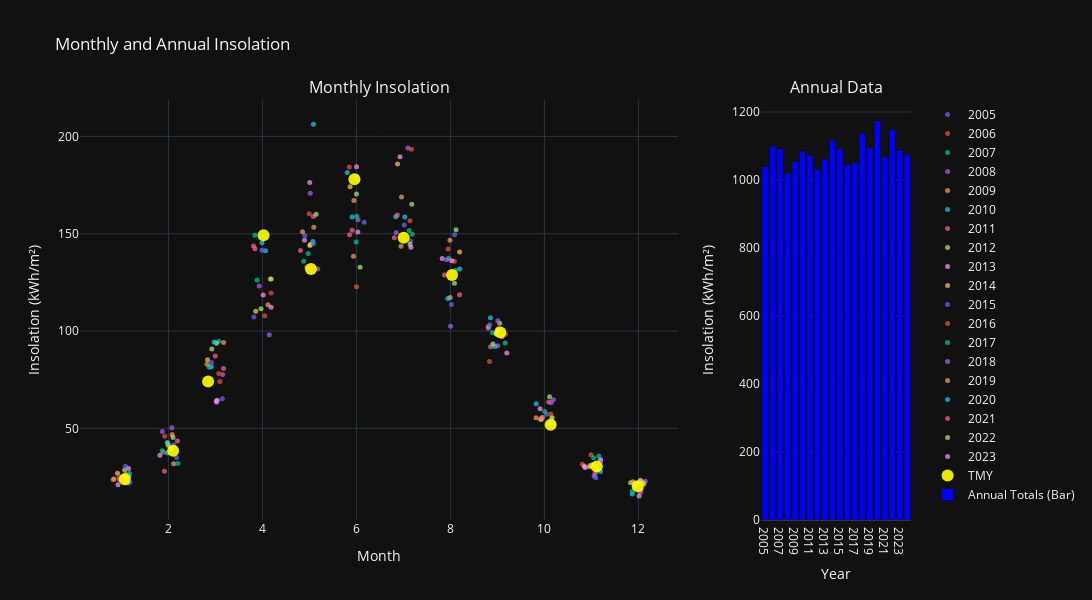

Notebook code cell kept with this figure:
### Markdown cell above
### Historical Monthly Insolation

### Code cell
from plotly.subplots import make_subplots
from ipywidgets import Button, Dropdown, VBox
from IPython.display import display
import plotly.graph_objects as go


# Calculate monthly insolation for df_historical
df_historical['Month'] = df_historical.index.month
df_historical['Year'] = df_historical.index.year
monthly_insolation_historical = df_historical.groupby(['Year', 'Month'])['GHI'].sum().reset_index()
monthly_insolation_historical.rename(columns={'GHI': 'Monthly Insolation'}, inplace=True)
monthly_insolation_historical['Monthly Insolation'] /= 1000  # Convert to kWh

# Calculate monthly insolation for df_tmy
df_tmy['Month'] = df_tmy.index.month
df_tmy['Year'] = "TMY"
monthly_insolation_tmy = df_tmy.groupby(['Year', 'Month'])['GHI'].sum().reset_index()
monthly_insolation_tmy.rename(columns={'GHI': 'Monthly Insolation'}, inplace=True)
monthly_insolation_tmy['Monthly Insolation'] /= 1000  # Convert to kWh

# Calculate annual totals for historical data
annual_totals_historical = monthly_insolation_historical.groupby("Year")["Monthly Insolation"].sum()

# Calculate the annual total for TMY
annual_total_tmy = monthly_insolation_tmy["Monthly Insolation"].sum()

# Combine historical and TMY data into a single DataFrame
annual_totals = pd.concat(
    [annual_totals_historical, pd.Series({"TMY": annual_total_tmy})],
    axis=0
).rename("Annual Total")

# Create the subplot figure
fig = make_subplots(
    rows=1, 
    cols=2, 
    subplot_titles=("Monthly Insolation", "Annual Data"), 
    column_widths=[0.8, 0.2]  # Set the proportion to 4:1
)

# Update the theme
fig.update_layout(template="plotly_dark")

# Add monthly insolation data with different colors for each year
for year, group in monthly_insolation_historical.groupby("Year"):
    fig.add_trace(
        go.Scatter(
            x=group["Month"] + np.random.uniform(-0.2, 0.2, size=len(group)),  # Add jitter to x-axis
            y=group["Monthly Insolation"],
            mode="markers",
            name=str(year),
            marker=dict(
                size=5,  # Set marker size
                opacity=0.7  # Set marker transparency
            ),
        ),
        row=1,
        col=1,
    )

# Add TMY data to the plot
fig.add_trace(
    go.Scatter(
        x=monthly_insolation_tmy["Month"] + np.random.uniform(-0.2, 0.2, size=len(monthly_insolation_tmy)),  # Add jitter to x-axis
        y=monthly_insolation_tmy["Monthly Insolation"],
        mode="markers",
        name="TMY",
        marker=dict(
            size=12,  # Set marker size
            color="yellow",  # Set marker color
            opacity=0.9  # Set marker transparency
        ),
    ),
    row=1,
    col=1,
)

# Add bar chart for annual totals
fig.add_trace(
    go.Bar(
        x=annual_totals.index.astype(str),
        y=annual_totals.values,
        name="Annual Totals (Bar)",
        marker=dict(color="blue"),
    ),
    row=1,
    col=2,
)

# Update layout
fig.update_layout(
    title="Monthly and Annual Insolation",
    xaxis_title="Month",
    yaxis_title="Insolation (kWh/m²)",
    xaxis2_title="Year",
    yaxis2_title="Insolation (kWh/m²)",
    barmode="group",  # Group bars for better visualization
    showlegend=True,
    height=600,
    width=1200,
)

# Show the plot
fig.show()

# Create a summary table for annual totals
annual_summary = pd.DataFrame({
    "Mean": [annual_totals.mean()],
    "Median": [annual_totals.median()],
    "Q1": [annual_totals.quantile(0.25)],
    "Q3": [annual_totals.quantile(0.75)],
    "Min": [annual_totals.min()],
    "Max": [annual_totals.max()],
    "Std": [annual_totals.std()]
}).T.rename(columns={0: "Annual Totals Summary"})

# Display the table
display(annual_summary)

import matplotlib.pyplot as plt

# Pivot the data to create a table where rows are months and columns are years
heatmap_data = monthly_insolation_historical.pivot(index="Month", columns="Year", values="Monthly Insolation")

# Add the TMY data as a new column
heatmap_data["TMY"] = monthly_insolation_tmy.set_index("Month")["Monthly Insolation"]

# Convert values to integers for display
heatmap_data = heatmap_data.astype(int)
heatmap_data.index = heatmap_data.index.map(lambda x: pd.to_datetime(f'2023-{x:02d}-01').strftime('%B'))

# Recreate the heatmap with updated y-axis labels
plt.figure(figsize=(16, 4))
sns.heatmap(
    heatmap_data,
    annot=True,
    fmt="d",
    cmap="coolwarm",
    cbar_kws={"label": "Monthly Insolation (kWh/m²)"},
    linewidths=0.8
)

# Add labels and title
plt.title("Monthly Insolation Heatmap")
plt.xlabel("Year")
plt.ylabel("Month")
plt.show()

### Figure 1 — Plotly figure (JSON) as saved in the notebook; plotly's stock layout.template omitted (floating-point values rounded to 4 significant figures)
{"data": [{"marker": {"opacity": 0.7, "size": 5}, "mode": "markers", "name": "2005", "type": "scatter", "x": [1.18, 2.171, 3.145, 3.818, 4.9, 6.164, 7.153, 8.087, 8.804, 10.18, 11.19, 12.1], "xaxis": "x", "y": [22.35, 35.02, 65.19, 107.3, 149.1, 155.9, 146.3, 149.5, 101.3, 52.98, 33.61, 21.17], "yaxis": "y"}, {"marker": {"opacity": 0.7, "size": 5}, "mode": "markers", "name": "2006", "type": "scatter", "x": [0.8208, 1.897, 3.094, 4.049, 4.943, 5.848, 7.17, 8.084, 9.17, 9.901, 10.99, 11.9], "xaxis": "x", "y": [23.63, 37.77, 74.09, 107.9, 132.9, 184.3, 193.4, 135.9, 98.39, 54.64, 36.46, 20.0], "yaxis": "y"}, {"marker": {"opacity": 0.7, "size": 5}, "mode": "markers", "name": "2007", "type": "scatter", "x": [1.169, 1.867, 3.072, 3.839, 4.876, 5.993, 7.121, 7.961, 8.893, 10.16, 11.05, 12.02], "xaxis": "x", "y": [26.9, 38.42, 94.69, 149.2, 135.9, 145.7, 151.7, 137.4, 99.27, 55.56, 34.88, 22.68], "yaxis": "y"}, {"marker": {"opacity": 0.7, "size": 5}, "mode": "markers", "name": "2008", "type": "scatter", "x": [1.138, 2.072, 3.154, 3.932, 5.178, 6.033, 6.848, 8.004, 9.008, 10.15, 11.06, 12.15], "xaxis": "x", "y": [21.79, 50.27, 77.71, 123.1, 131.9, 157.2, 150.6, 102.5, 92.45, 63.2, 25.56, 22.75], "yaxis": "y"}, {"marker": {"opacity": 0.7, "size": 5}, "mode": "markers", "name": "2009", "type": "scatter", "x": [0.8394, 2.11, 3.172, 4.117, 5.092, 5.946, 6.949, 7.995, 8.806, 9.821, 10.97, 12.09], "xaxis": "x", "y": [23.95, 31.82, 94.13, 113.5, 153.3, 167.1, 143.6, 117.2, 102.1, 55.47, 30.88, 21.73], "yaxis": "y"}, {"marker": {"opacity": 0.7, "size": 5}, "mode": "markers", "name": "2010", "type": "scatter", "x": [1.1, 1.979, 2.911, 4.066, 5.072, 5.805, 6.835, 7.945, 8.945, 9.825, 11.19, 11.87], "xaxis": "x", "y": [23.35, 37.26, 81.65, 141.2, 146.0, 181.4, 158.7, 116.7, 91.99, 62.62, 27.84, 16.22], "yaxis": "y"}, {"marker": {"opacity": 0.7, "size": 5}, "mode": "markers", "name": "2011", "type": "scatter", "x": [1.098, 1.914, 2.997, 3.842, 5.085, 5.853, 6.805, 7.874, 8.854, 10.09, 11.08, 12.06], "xaxis": "x", "y": [24.48, 27.95, 87.19, 142.3, 158.8, 149.5, 147.9, 128.7, 91.93, 63.48, 26.96, 22.67], "yaxis": "y"}, {"marker": {"opacity": 0.7, "size": 5}, "mode": "markers", "name": "2012", "type": "scatter", "x": [1.068, 1.998, 3.022, 3.97, 5.008, 6.078, 7.14, 8.085, 9.048, 9.933, 10.87, 11.83], "xaxis": "x", "y": [28.56, 41.14, 93.72, 111.5, 143.9, 132.8, 144.6, 124.5, 103.9, 54.51, 29.87, 22.0], "yaxis": "y"}, {"marker": {"opacity": 0.7, "size": 5}, "mode": "markers", "name": "2013", "type": "scatter", "x": [0.9266, 1.818, 3.037, 4.015, 4.894, 6.03, 6.927, 7.825, 9.199, 10.12, 11.19, 11.92], "xaxis": "x", "y": [20.98, 36.15, 64.4, 118.5, 146.7, 150.8, 189.5, 137.3, 88.75, 52.63, 33.89, 21.96], "yaxis": "y"}, {"marker": {"opacity": 0.7, "size": 5}, "mode": "markers", "name": "2014", "type": "scatter", "x": [0.9162, 1.985, 2.832, 3.857, 5.02, 5.865, 6.875, 8.195, 8.971, 10.16, 10.97, 12.04], "xaxis": "x", "y": [26.89, 42.33, 85.19, 110.2, 144.4, 174.1, 185.8, 140.6, 98.49, 55.43, 30.29, 23.35], "yaxis": "y"}, {"marker": {"opacity": 0.7, "size": 5}, "mode": "markers", "name": "2015", "type": "scatter", "x": [1.085, 2.113, 2.917, 3.99, 5.084, 6.035, 7.018, 8.02, 8.837, 10.05, 11.09, 12.06], "xaxis": "x", "y": [30.46, 41.45, 83.84, 141.5, 144.9, 177.9, 154.5, 113.7, 103.2, 57.24, 24.55, 18.28], "yaxis": "y"}, {"marker": {"opacity": 0.7, "size": 5}, "mode": "markers", "name": "2016", "type": "scatter", "x": [0.9485, 1.922, 3.069, 4.184, 4.995, 6.001, 7.139, 7.951, 8.832, 10.14, 10.81, 12.12], "xaxis": "x", "y": [25.15, 45.9, 78.18, 119.5, 160.3, 122.7, 156.7, 142.1, 84.39, 57.41, 31.48, 21.23], "yaxis": "y"}, {"marker": {"opacity": 0.7, "size": 5}, "mode": "markers", "name": "2017", "type": "scatter", "x": [1.148, 2.199, 2.868, 3.886, 4.974, 6.006, 7.187, 8.11, 9.164, 10.01, 11.16, 11.87], "xaxis": "x", "y": [25.93, 31.88, 81.41, 126.3, 139.8, 159.0, 149.7, 131.3, 93.85, 58.71, 35.81, 17.67], "yaxis": "y"}, {"marker": {"opacity": 0.7, "size": 5}, "mode": "markers", "name": "2018", "type": "scatter", "x": [0.9519, 1.87, 3.029, 4.146, 5.016, 6.009, 7.093, 7.918, 9.009, 10.19, 11.19, 11.93], "xaxis": "x", "y": [23.76, 48.38, 63.44, 98.14, 170.9, 179.5, 194.0, 136.7, 105.3, 64.67, 32.32, 20.13], "yaxis": "y"}, {"marker": {"opacity": 0.7, "size": 5}, "mode": "markers", "name": "2019", "type": "scatter", "x": [1.088, 2.079, 2.821, 4.165, 4.852, 5.937, 6.96, 7.99, 8.998, 9.943, 11.13, 11.88], "xaxis": "x", "y": [26.29, 46.78, 82.96, 126.7, 151.0, 138.4, 168.9, 146.6, 100.1, 55.25, 28.74, 22.56], "yaxis": "y"}, {"marker": {"opacity": 0.7, "size": 5}, "mode": "markers", "name": "2020", "type": "scatter", "x": [1.161, 1.977, 2.973, 3.991, 5.086, 5.907, 7.03, 8.199, 8.85, 10.2, 11.1, 11.96], "xaxis": "x", "y": [25.21, 42.74, 94.42, 145.3, 206.3, 158.6, 158.6, 131.9, 106.8, 51.88, 30.31, 21.58], "yaxis": "y"}, {"marker": {"opacity": 0.7, "size": 5}, "mode": "markers", "name": "2021", "type": "scatter", "x": [1.08, 2.191, 3.171, 3.81, 4.808, 5.91, 6.871, 8.195, 9.017, 9.959, 11.02, 12.04], "xaxis": "x", "y": [22.53, 43.43, 80.7, 143.6, 141.3, 151.8, 159.6, 118.7, 101.2, 55.75, 31.23, 17.19], "yaxis": "y"}, {"marker": {"opacity": 0.7, "size": 5}, "mode": "markers", "name": "2022", "type": "scatter", "x": [1.056, 2.097, 2.922, 4.187, 5.143, 6.001, 7.177, 8.119, 8.904, 10.11, 11.01, 12.11], "xaxis": "x", "y": [24.88, 45.33, 90.73, 126.7, 160.0, 170.4, 165.2, 152.0, 93.37, 66.18, 31.15, 21.86], "yaxis": "y"}, {"marker": {"opacity": 0.7, "size": 5}, "mode": "markers", "name": "2023", "type": "scatter", "x": [1.152, 2.058, 3.017, 4.183, 5.006, 6.002, 7.159, 8.025, 9.101, 9.908, 10.85, 12.02], "xaxis": "x", "y": [29.35, 39.71, 63.93, 112.3, 176.3, 184.5, 143.0, 136.1, 97.16, 60.03, 30.47, 15.29], "yaxis": "y"}, {"marker": {"color": "yellow", "opacity": 0.9, "size": 12}, "mode": "markers", "name": "TMY", "type": "scatter", "x": [1.069, 2.099, 2.844, 4.024, 5.033, 5.956, 7.005, 8.034, 9.061, 10.13, 11.11, 11.99], "xaxis": "x", "y": [23.78, 38.44, 74.11, 149.2, 131.9, 177.9, 147.9, 128.7, 99.3, 51.88, 30.32, 20.19], "yaxis": "y"}, {"marker": {"color": "blue"}, "name": "Annual Totals (Bar)", "type": "bar", "x": ["2005", "2006", "2007", "2008", "2009", "2010", "2011", "2012", "2013", "2014", "2015", "2016", "2017", "2018", "2019", "2020", "2021", "2022", "2023", "TMY"], "xaxis": "x2", "y": [1040.0, 1099.0, 1092.0, 1019.0, 1055.0, 1085.0, 1072.0, 1031.0, 1062.0, 1117.0, 1091.0, 1045.0, 1051.0, 1137.0, 1094.0, 1174.0, 1067.0, 1148.0, 1088.0, 1074.0], "yaxis": "y2"}], "layout": {"annotations": [{"font": {"size": 16}, "showarrow": false, "text": "Monthly Insolation", "x": 0.36, "xanchor": "center", "xref": "paper", "y": 1, "yanchor": "bottom", "yref": "paper"}, {"font": {"size": 16}, "showarrow": false, "text": "Annual Data", "x": 0.91, "xanchor": "center", "xref": "paper", "y": 1, "yanchor": "bottom", "yref": "paper"}], "barmode": "group", "height": 600, "showlegend": true, "title": {"text": "Monthly and Annual Insolation"}, "width": 1200, "xaxis": {"anchor": "y", "domain": [0, 0.72], "title": {"text": "Month"}}, "xaxis2": {"anchor": "y2", "domain": [0.82, 1], "title": {"text": "Year"}}, "yaxis": {"anchor": "x", "domain": [0, 1], "title": {"text": "Insolation (kWh/m²)"}}, "yaxis2": {"anchor": "x2", "domain": [0, 1], "title": {"text": "Insolation (kWh/m²)"}}}}
